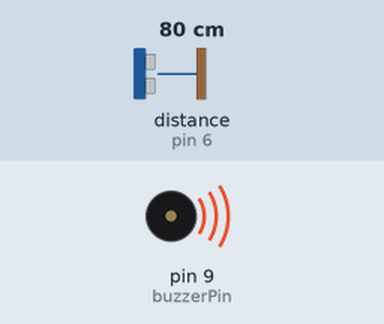
Bench run of a sketch on a simulated Arduino Uno, built with avr-gcc and run on an emulated ATmega328P. On the bench: buzzer (waves = sounding). Wiring (inferred from the names in the program): ultrasonic range finder: trigger pin 7; echo pin 6. Inputs (shaded band) come from the test bench; at power-on: distance to the obstacle (sensor on pin 6) 80 cm. The echo pulse lasts 58.3 µs per cm.

Above: at 0.1 s.
Timing chart, 0 to 1.6 s (numbered marks = the images above):
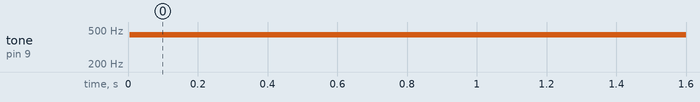

Measured:
- by itself, tone on pin 9 (buzzerPin): silent → 440 Hz at 0.01 s

The sketch:

volume.ino
```cpp
#define trigPin 7  // define o pino Trig do sensor ultrassônico
#define echoPin 6  // define o pino Echo do sensor ultrassônico
#define buzzerPin 9 // define o pino do buzzer
#define MAX_DISTANCE 60

void setup() {
  pinMode(trigPin, OUTPUT); // define o pino Trig como saída
  pinMode(echoPin, INPUT); // define o pino Echo como entrada
  pinMode(buzzerPin, OUTPUT); // define o pino do buzzer como saída
}

void loop() {
  long duration, distance;
  digitalWrite(trigPin, LOW);
  delayMicroseconds(2);
  digitalWrite(trigPin, HIGH);
  delayMicroseconds(10);
  digitalWrite(trigPin, LOW);

  duration = pulseIn(echoPin, HIGH);  // Mede o tempo de resposta do sensor

  // Calcula a distância em centímetros
  distance = duration * 0.034 / 2;

  // Mapeia a distância lida para uma faixa de valores de volume
  int volume = map(distance, 0, MAX_DISTANCE, 0, 255);

  // Define o volume do buzzer
  analogWrite(buzzerPin, volume);

  tone(buzzerPin, 440);
  delay(1000);


}
```
